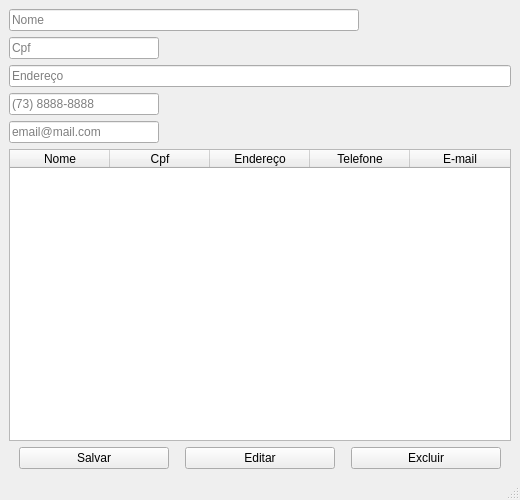
<?xml version="1.0" encoding="UTF-8"?>
<ui version="4.0">
 <class>KlnSystem</class>
 <widget class="QMainWindow" name="KlnSystem">
  <property name="geometry">
   <rect>
    <x>0</x>
    <y>0</y>
    <width>520</width>
    <height>500</height>
   </rect>
  </property>
  <property name="minimumSize">
   <size>
    <width>520</width>
    <height>500</height>
   </size>
  </property>
  <property name="maximumSize">
   <size>
    <width>500</width>
    <height>500</height>
   </size>
  </property>
  <property name="windowTitle">
   <string>KlnSystem - Cadastro Cliente</string>
  </property>
  <widget class="QWidget" name="centralwidget">
   <layout class="QVBoxLayout" name="verticalLayout">
    <item>
     <layout class="QVBoxLayout" name="verticalLayout_2">
      <item>
       <widget class="QLineEdit" name="lineEditNome">
        <property name="maximumSize">
         <size>
          <width>350</width>
          <height>16777215</height>
         </size>
        </property>
        <property name="text">
         <string/>
        </property>
        <property name="cursorPosition">
         <number>0</number>
        </property>
        <property name="placeholderText">
         <string>Nome</string>
        </property>
        <property name="cursorMoveStyle">
         <enum>Qt::VisualMoveStyle</enum>
        </property>
       </widget>
      </item>
      <item>
       <widget class="QLineEdit" name="lineEditCpf">
        <property name="maximumSize">
         <size>
          <width>150</width>
          <height>16777215</height>
         </size>
        </property>
        <property name="cursorPosition">
         <number>0</number>
        </property>
        <property name="placeholderText">
         <string>Cpf</string>
        </property>
       </widget>
      </item>
      <item>
       <widget class="QLineEdit" name="lineEditEndereco">
        <property name="placeholderText">
         <string>Endereço</string>
        </property>
       </widget>
      </item>
      <item>
       <widget class="QLineEdit" name="lineEditTelefone">
        <property name="maximumSize">
         <size>
          <width>150</width>
          <height>16777215</height>
         </size>
        </property>
        <property name="placeholderText">
         <string>(73) 8888-8888</string>
        </property>
       </widget>
      </item>
      <item>
       <widget class="QLineEdit" name="lineEditEmail">
        <property name="maximumSize">
         <size>
          <width>150</width>
          <height>16777215</height>
         </size>
        </property>
        <property name="placeholderText">
         <string>email@mail.com</string>
        </property>
       </widget>
      </item>
     </layout>
    </item>
    <item>
     <layout class="QVBoxLayout" name="verticalLayout_3">
      <item>
       <widget class="QTableWidget" name="tableWidget">
        <property name="maximumSize">
         <size>
          <width>515</width>
          <height>400</height>
         </size>
        </property>
        <property name="editTriggers">
         <set>QAbstractItemView::NoEditTriggers</set>
        </property>
        <property name="showDropIndicator" stdset="0">
         <bool>true</bool>
        </property>
        <property name="rowCount">
         <number>0</number>
        </property>
        <property name="columnCount">
         <number>5</number>
        </property>
        <attribute name="horizontalHeaderVisible">
         <bool>true</bool>
        </attribute>
        <attribute name="horizontalHeaderCascadingSectionResizes">
         <bool>false</bool>
        </attribute>
        <column>
         <property name="text">
          <string>Nome</string>
         </property>
        </column>
        <column>
         <property name="text">
          <string>Cpf</string>
         </property>
        </column>
        <column>
         <property name="text">
          <string>Endereço</string>
         </property>
        </column>
        <column>
         <property name="text">
          <string>Telefone</string>
         </property>
        </column>
        <column>
         <property name="text">
          <string>E-mail</string>
         </property>
        </column>
       </widget>
      </item>
     </layout>
    </item>
    <item>
     <layout class="QHBoxLayout" name="horizontalLayout_2">
      <item>
       <widget class="QPushButton" name="btSalvar">
        <property name="maximumSize">
         <size>
          <width>150</width>
          <height>16777215</height>
         </size>
        </property>
        <property name="text">
         <string>Salvar</string>
        </property>
       </widget>
      </item>
      <item>
       <widget class="QPushButton" name="btEditar">
        <property name="maximumSize">
         <size>
          <width>150</width>
          <height>16777215</height>
         </size>
        </property>
        <property name="text">
         <string>Editar</string>
        </property>
       </widget>
      </item>
      <item>
       <widget class="QPushButton" name="btExcluir">
        <property name="maximumSize">
         <size>
          <width>150</width>
          <height>16777215</height>
         </size>
        </property>
        <property name="text">
         <string>Excluir</string>
        </property>
       </widget>
      </item>
     </layout>
    </item>
   </layout>
  </widget>
  <widget class="QStatusBar" name="statusbar"/>
 </widget>
 <resources/>
 <connections/>
</ui>
